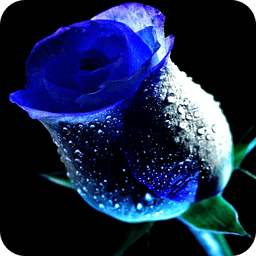
#> input picture image/flower.jpg, 256 x 256 px
$ python test.py
#> lines starting #> are read from the running program, lines starting #| are printed output that depends on the picture
### tool/imageTool.py
import numpy as np
from PIL import Image


def imageLoad():
    image = Image.open(r"../image/flower.jpg")
#> image is the input picture: PIL image 256x256 RGB; mean R, G, B 27.8, 39.1, 72.8
    image = np.asarray(image)
    return image


def imageSave(image, imageName="flower.jpg"):
    Image.fromarray(image).save(r"../result/%s" % imageName)

# if __name__ == "__main__":
#     print(imageLoad().shape)

### interpolation/test.py
from tool.imageTool import *


def bilinearInterpolation(image, newShape=(1024, 1024)):
#> called with newShape = (1024, 1024)
    oldHeight, oldWidth, (newHeight, newWidth) = image.shape[0], image.shape[1], newShape
#> oldHeight = 256; oldWidth = 256; newHeight = 1024; newWidth = 1024
    newImage = np.zeros((newHeight, newWidth, 3), dtype=np.uint8)
    hScale, wScale = oldHeight / newHeight, oldWidth / newWidth
#> hScale = 0.25; wScale = 0.25

    for i in range(newHeight):
        x = (i + 0.5) * hScale - 0.5
        xUp, xDown = int(x), int(x + 1) if int(x + 1) < oldHeight else int(x)
        x = x % 1
        for j in range(newWidth):
            y = (j + 0.5) * wScale - 0.5
            yLeft, yRight = int(y), int(y + 1) if int(y + 1) < oldHeight else int(y)
            y = y % 1

            X, Y = np.asarray([1 - x, x]), np.asarray([[1 - y, 0, 0],
                                                       [y, 0, 0],
                                                       [0, 1 - y, 0],
                                                       [0, y, 0],
                                                       [0, 0, 1 - y],
                                                       [0, 0, y]])
            adjacentLattice = np.asarray([
                [image[xUp, yLeft, 0], image[xUp, yRight, 0], image[xUp, yLeft, 1], image[xUp, yRight, 1], image[xUp, yLeft, 2], image[xUp, yRight, 2]],
                [image[xDown, yLeft, 0], image[xDown, yRight, 0], image[xDown, yLeft, 1], image[xDown, yRight, 1], image[xDown, yLeft, 2], image[xDown, yRight, 2]]
            ])
            newImage[i, j] = np.dot(np.dot(X, adjacentLattice), Y)
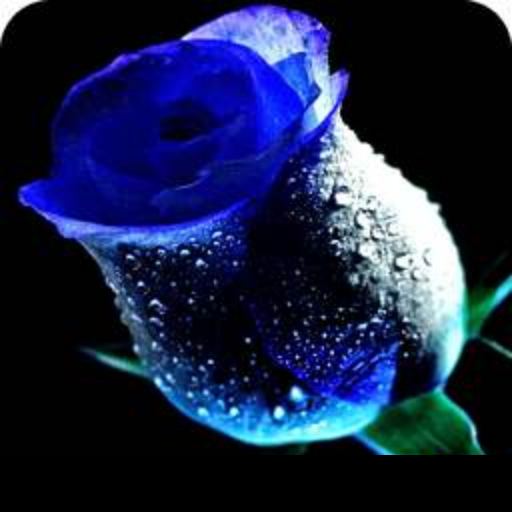
#> newImage: shape (1024, 1024, 3) (shown at 1/2 size); mean R, G, B 25.7, 35.4, 68.8

    return newImage


if __name__ == "__main__":
    image = imageLoad()
#> (the run stopped early here; a loop or call above may not have finished)
